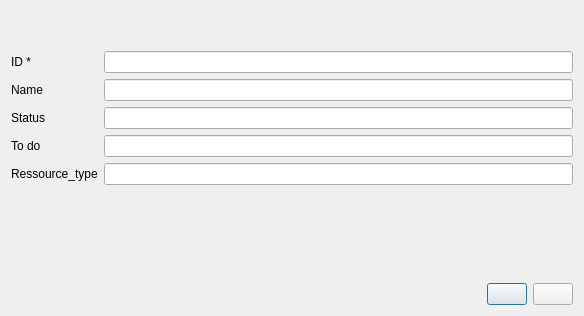
<?xml version="1.0" encoding="UTF-8"?>
<ui version="4.0">
 <class>EDIT_ADD</class>
 <widget class="QDialog" name="EDIT_ADD">
  <property name="geometry">
   <rect>
    <x>0</x>
    <y>0</y>
    <width>584</width>
    <height>316</height>
   </rect>
  </property>
  <property name="windowTitle">
   <string>Esprit-RP : product management</string>
  </property>
  <layout class="QVBoxLayout" name="verticalLayout">
   <item>
    <spacer name="verticalSpacer_2">
     <property name="orientation">
      <enum>Qt::Vertical</enum>
     </property>
     <property name="sizeType">
      <enum>QSizePolicy::Fixed</enum>
     </property>
     <property name="sizeHint" stdset="0">
      <size>
       <width>20</width>
       <height>40</height>
      </size>
     </property>
    </spacer>
   </item>
   <item>
    <layout class="QHBoxLayout" name="horizontalLayout">
     <item>
      <layout class="QVBoxLayout" name="verticalLayout_3">
       <item>
        <widget class="QLabel" name="ID_2">
         <property name="text">
          <string>ID *</string>
         </property>
        </widget>
       </item>
       <item>
        <widget class="QLabel" name="Name">
         <property name="text">
          <string>Name</string>
         </property>
        </widget>
       </item>
       <item>
        <widget class="QLabel" name="Status">
         <property name="text">
          <string>Status</string>
         </property>
        </widget>
       </item>
       <item>
        <widget class="QLabel" name="TODO">
         <property name="text">
          <string>To do</string>
         </property>
        </widget>
       </item>
       <item>
        <widget class="QLabel" name="ID">
         <property name="text">
          <string>Ressource_type</string>
         </property>
        </widget>
       </item>
      </layout>
     </item>
     <item>
      <layout class="QVBoxLayout" name="verticalLayout_2">
       <item>
        <widget class="QLineEdit" name="lineEdit_id"/>
       </item>
       <item>
        <widget class="QLineEdit" name="lineEditName"/>
       </item>
       <item>
        <widget class="QLineEdit" name="lineEditStatus"/>
       </item>
       <item>
        <widget class="QLineEdit" name="lineEdit_todo"/>
       </item>
       <item>
        <widget class="QLineEdit" name="lineEditRT"/>
       </item>
      </layout>
     </item>
    </layout>
   </item>
   <item>
    <spacer name="verticalSpacer">
     <property name="orientation">
      <enum>Qt::Vertical</enum>
     </property>
     <property name="sizeType">
      <enum>QSizePolicy::Expanding</enum>
     </property>
     <property name="sizeHint" stdset="0">
      <size>
       <width>20</width>
       <height>36</height>
      </size>
     </property>
    </spacer>
   </item>
   <item>
    <layout class="QHBoxLayout" name="horizontalLayout_2">
     <item>
      <spacer name="horizontalSpacer">
       <property name="orientation">
        <enum>Qt::Horizontal</enum>
       </property>
       <property name="sizeType">
        <enum>QSizePolicy::Expanding</enum>
       </property>
       <property name="sizeHint" stdset="0">
        <size>
         <width>40</width>
         <height>20</height>
        </size>
       </property>
      </spacer>
     </item>
     <item>
      <widget class="QPushButton" name="SAVE">
       <property name="sizePolicy">
        <sizepolicy hsizetype="Preferred" vsizetype="Preferred">
         <horstretch>0</horstretch>
         <verstretch>0</verstretch>
        </sizepolicy>
       </property>
       <property name="cursor">
        <cursorShape>PointingHandCursor</cursorShape>
       </property>
       <property name="text">
        <string/>
       </property>
       <property name="icon">
        <iconset resource="../Ressources.qrc">
         <normaloff>:/Icones/Ressources/save-23.png</normaloff>:/Icones/Ressources/save-23.png</iconset>
       </property>
       <property name="iconSize">
        <size>
         <width>50</width>
         <height>50</height>
        </size>
       </property>
      </widget>
     </item>
     <item>
      <widget class="QPushButton" name="pushButton">
       <property name="cursor">
        <cursorShape>PointingHandCursor</cursorShape>
       </property>
       <property name="text">
        <string/>
       </property>
       <property name="icon">
        <iconset resource="../Ressources.qrc">
         <normaloff>:/Icones/Ressources/exit.png</normaloff>:/Icones/Ressources/exit.png</iconset>
       </property>
       <property name="iconSize">
        <size>
         <width>52</width>
         <height>48</height>
        </size>
       </property>
      </widget>
     </item>
    </layout>
   </item>
  </layout>
 </widget>
 <resources>
  <include location="../Ressources.qrc"/>
 </resources>
 <connections/>
</ui>
